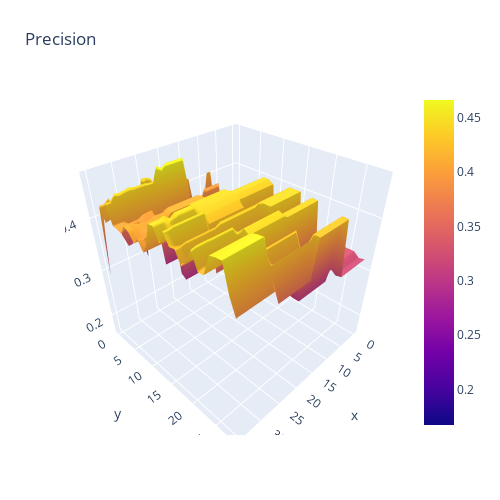

The cell this chart's notebook holds for it:
### Code cell
fig2 = go.Figure(data=[go.Surface(z=n_est_mod_results['Precision'])])

fig2.update_layout(title='Precision', autosize=False,
                  width=500, height=500,
                  margin=dict(l=65, r=50, b=65, t=90))

fig2.show()

### Figure 1 — Plotly figure (JSON) as saved in the notebook; plotly's stock layout.template omitted (floating-point values rounded to 4 significant figures; data arrays with more than 128 entries replaced by an {"elided": "..."} marker saying what was removed)
{"data": [{"type": "surface", "z": {"elided": "29x36 float values"}}], "layout": {"autosize": false, "height": 500, "margin": {"b": 65, "l": 65, "r": 50, "t": 90}, "title": {"text": "Precision"}, "width": 500}}
